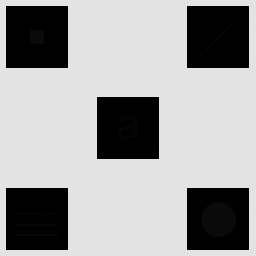
#> input picture Local Histogram Equalization/hidden-symbols.tif, 256 x 256 px
$ jupyter execute 'Local Histogram Equalization.ipynb'   (older library calls are emulated)
#> lines starting #> are read from the running program, lines starting #| are printed output that depends on the picture
# <span style='background:black'><span style='color:Cyan'> <span style='font-family:"Times New Roman"'> Objective:
### <span style='font-family:"Times New Roman"'>In this problem, local histogram equalization on image with hidden symbols is used and results were compared to global histogram equalization.

# <span style='font-family:"Times New Roman"'>Loading required modules:

[cell 1]
import matplotlib.image as mpimg
import matplotlib.pyplot as plt
import numpy as np
from skimage import exposure
from skimage.filters import rank
from skimage.morphology import disk

# <span style='font-family:"Times New Roman"'>Reading image:

[cell 2]
I = mpimg.imread('hidden-symbols.tif')
#> I is the input picture: shape (256, 256); min 0, max 228, mean 160.7

# <span style='font-family:"Times New Roman"'>Displaying image:

[cell 3]
img=plt.imshow(I,cmap='gray',vmin=np.iinfo(np.uint8).min,vmax=np.iinfo(np.uint8).max)
plt.title('Original Image', fontsize = 16)
plt.axis('off')
plt.show()

# <span style='font-family:"Times New Roman"'>Global Histogram Equalization:

[cell 4]
Ieq = exposure.equalize_hist(I)
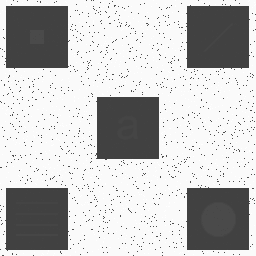
#> Ieq: shape (256, 256) float64; min 0.257, max 1, mean 0.758

[cell 5]
img=plt.imshow(Ieq,cmap='gray')
plt.title('Result of Gobal Histogram Equalization', fontsize = 14)
plt.axis('off')
plt.show()

# <span style='font-family:"Times New Roman"'>Local Histogram Equalization:

[cell 6]
n = 10
Izpad = np.pad(I, ((n,n),(n,n)), 'constant')
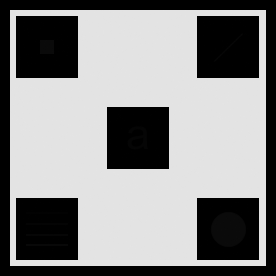
#> Izpad: shape (276, 276); min 0, max 228, mean 138.2
Ieqa = exposure.equalize_adapthist(Izpad, kernel_size=3, clip_limit=1, nbins=256)
Ieqa = np.delete(Ieqa, range(n), axis=1)
#> Ieqa: shape (276, 266) float64
Ieqa = np.delete(Ieqa, range(256, 256 + n), axis=1)
#> Ieqa: shape (276, 256) float64
Ieqa = np.delete(Ieqa, range(n), axis=0)
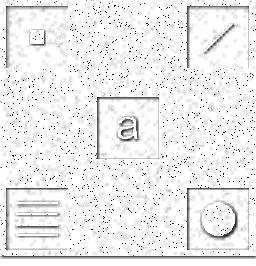
#> Ieqa: shape (266, 256) float64; min 0, max 1, mean 0.936
Ieqa = np.delete(Ieqa, range(256, 256 + n), axis=0)
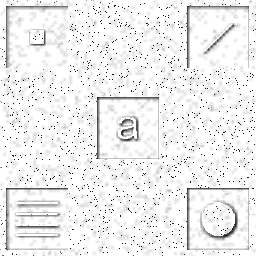
#> Ieqa: shape (256, 256) float64; min 0, max 1, mean 0.939

[cell 7]
img=plt.imshow(Ieqa,cmap='gray')
plt.title('Result of Local Histogram Equalization', fontsize = 14)
plt.axis('off')
plt.show()

[cell 8]
fig = plt.figure(figsize=(16, 12))
plt.subplot(2, 3, 1)
img=plt.imshow(I,cmap='gray',vmin=np.iinfo(np.uint8).min,vmax=np.iinfo(np.uint8).max)
plt.title('Original Image', fontsize = 16)
plt.axis('off')
plt.subplot(2, 3, 2)
img=plt.imshow(Ieq,cmap='gray')
plt.title('Result of Global Histogram Equalization', fontsize = 14)
plt.axis('off')
plt.subplot(2, 3, 3)
img=plt.imshow(Ieqa,cmap='gray')
plt.title('Result of Local Histogram Equalization', fontsize = 14)
plt.axis('off')
fig.suptitle('Using Histogram Statistics For Image Incensement Using Python Built In Libraries', fontsize = 20)
plt.show()

# <span style='font-family:"Times New Roman"'>Local Histogram Equalization With Different Method:

[cell 9]
n = 10
I2zpad = np.pad(I, ((n,n),(n,n)), 'constant')
selem = disk(3)
img_eq = rank.equalize(I2zpad, selem=selem)
img_eq = np.delete(img_eq, range(n), axis=1)
#> img_eq: shape (276, 266)
img_eq = np.delete(img_eq, range(256, 256 + n), axis=1)
#> img_eq: shape (276, 256)
img_eq = np.delete(img_eq, range(n), axis=0)
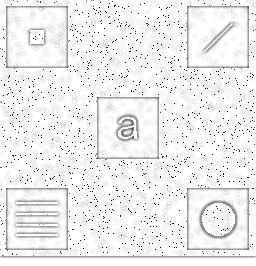
#> img_eq: shape (266, 256); min 8, max 255, mean 239.6
img_eq = np.delete(img_eq, range(256, 256 + n), axis=0)
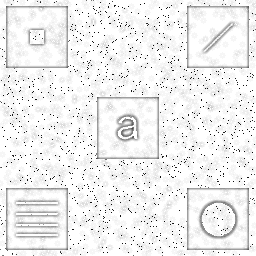
#> img_eq: shape (256, 256); min 8, max 255, mean 239.6

[cell 10]
img=plt.imshow(img_eq,cmap='gray')
plt.axis('off')
plt.show()

# <span style='font-family:"Times New Roman"'>Global Histogram Equalization Using Written Function:

[cell 11]
def Histeq(image, number_bins=256):
#> called with number_bins = 256
    I = image.flatten()
    np.pad(I, (2, 3), 'constant')
    imhist, bins = np.histogram(I, number_bins, density=True)
#> imhist = 256 values, max 0.753 at index 254, min 0 at index 9, mean 0.00439; bins = 257 values from 0 to 228
    s_k = imhist.cumsum()                                # cumulative distribution function
#> s_k = 256 values from 0.289 to 1.12
    T = 255 * s_k / s_k[-1]                              # normalizing
#> T = 256 values from 65.65 to 255

    imeq = np.interp(I, bins[:-1], T)      #Finding new pixel values

    return imeq.reshape(image.shape), T

[cell 12]
Iglob , Tglob = Histeq(I)
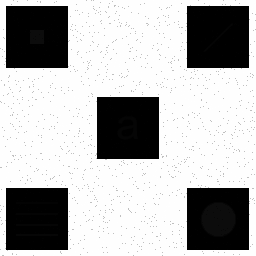
#> Iglob: shape (256, 256) float64; min 65.65, max 255, mean 198.5; drawn with min black and max white
#> Tglob = 256 values from 65.65 to 255

[cell 13]
img=plt.imshow(Iglob,cmap='gray',vmin=np.iinfo(np.uint8).min,vmax=np.iinfo(np.uint8).max)
plt.title('Result of Global Histogram Equalization', fontsize = 14)
plt.axis('off')
plt.show()

# <span style='font-family:"Times New Roman"'>Local Histogram Equalization Using Written Function:

[cell 14]
def Lochisteq(image, L , number_bins=256):

#> called with L = 3, number_bins = 256
    II = image
    n = (L-1)//2
    I = np.pad(II, ((n,n),(n,n)), 'edge')
#> I: shape (258, 258)
    h = np.zeros(I.shape)
    c, r  = I.shape
#> c = 258; r = 258

    for j in range (0,c+1):
        for n in range (0,r+1):
            imhist, bins = np.histogram(I[L*j:L*j+L,L*n:L*n+L], number_bins, density=True)
            s_k = imhist.cumsum()                                # cumulative distribution function
            T = 255 * s_k / s_k[-1]                              # normalizing
            imeq = np.interp(I[L*j:L*j+L,L*n:L*n+L], bins[:-1], T)      #Finding new pixel values
            h[L*j:L*j+L,L*n:L*n+L] = imeq
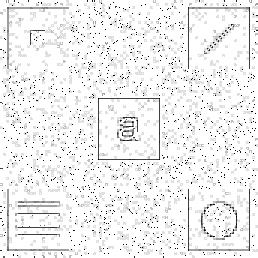
#> h: shape (258, 258) float64; min 28.33, max 255, mean 241.9; drawn with min black and max white


    return h

[cell 15]
Ksize = 3
Ilocalhisteq = Lochisteq(I,Ksize)
c, r  = I.shape
#> c = 256; r = 256
Ilocalhisteq = np.delete(Ilocalhisteq, range((Ksize-1)//2), axis=1)
Ilocalhisteq = np.delete(Ilocalhisteq, range(r, r + (Ksize-1)//2), axis=1)
#> Ilocalhisteq: shape (258, 256) float64
Ilocalhisteq = np.delete(Ilocalhisteq, range((Ksize-1)//2), axis=0)
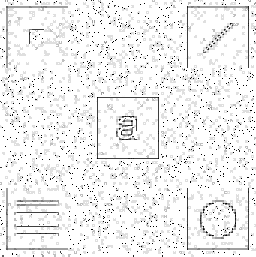
#> Ilocalhisteq: shape (257, 256) float64; min 28.33, max 255, mean 241.8; drawn with min black and max white
Ilocalhisteq = np.delete(Ilocalhisteq, range(c, c + (Ksize-1)//2), axis=0)
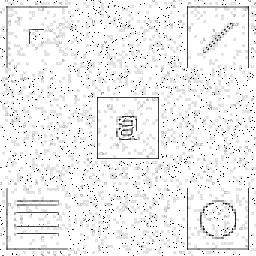
#> Ilocalhisteq: shape (256, 256) float64; min 28.33, max 255, mean 241.8; drawn with min black and max white

[cell 16]
img=plt.imshow(Ilocalhisteq,cmap='gray')
plt.title('Result of Local Histogram Equalization', fontsize = 14)
plt.axis('off')
plt.show()

[cell 17]
fig = plt.figure(figsize=(16, 12))
plt.subplot(2, 3, 1)
img=plt.imshow(I,cmap='gray',vmin=np.iinfo(np.uint8).min,vmax=np.iinfo(np.uint8).max)
plt.title('Original Image', fontsize = 16)
plt.axis('off')
plt.subplot(2, 3, 2)
img=plt.imshow(Iglob,cmap='gray',vmin=np.iinfo(np.uint8).min,vmax=np.iinfo(np.uint8).max)
plt.title('Result of Global Histogram Equalization', fontsize = 14)
plt.axis('off')
plt.subplot(2, 3, 3)
img=plt.imshow(Ilocalhisteq,cmap='gray',vmin=np.iinfo(np.uint8).min,vmax=np.iinfo(np.uint8).max)
plt.title('Result of Local Histogram Equalization', fontsize = 14)
plt.axis('off')
fig.suptitle('Using Histogram Statistics For Image Incensement Using Written Code', fontsize = 20)
plt.show()
